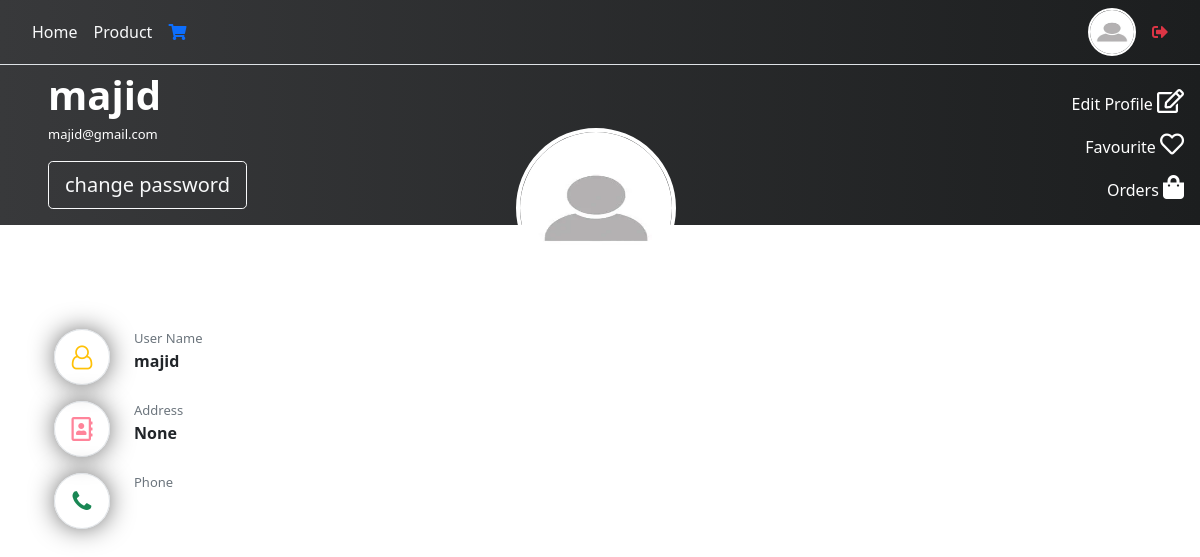
Page /accounts/profile/ (signed in) on the committed database.
### accounts/models.py (models this page shows, shortened)
class Profile(models.Model):
    user = models.OneToOneField(User,on_delete = models.CASCADE)
    phone = PhoneField(null = True,blank = True)
    address = models.CharField(max_length = 50,null = True,blank = True)
    profile_image = models.ImageField(upload_to = 'profile',default='DefaultUser.webp')

### accounts/views.py (the view)
# urls.py: path('profile/',views.user_profile,name = 'profile'),
@login_required(login_url ='accounts:login')
def user_profile(request):
    profile = Profile.objects.get(user_id = request.user.id)
    return render(request,'accounts/profile.html',{'profile':profile})

### accounts/templates/accounts/profile.html (shortened to what this page needs)
{% extends 'main.html' %}
{% load static %}
{% block body %}
<head>
    <link rel="stylesheet" href="https://cdnjs.cloudflare.com/ajax/libs/font-awesome/5.8.1/css/all.min.css"
 />
    <link rel='stylesheet'
   href='https://cdnjs.cloudflare.com/ajax/libs/font-awesome/4.7.0/css/font-awesome.min.css'>
  </head>
  <body>
<div class="d-none d-md-block mb-5" style="background: #1c1e1f;
background: -webkit-linear-gradient(to right, #38393b, #1c1e1f);
background: linear-gradient(to right, #38393b, #1c1e1f);height: 10rem;">
<div class="d-flex justify-content-between">
    <div class="ps-2 ps-sm-5">
 <div class="text-white" style="width: fit-content;display: inline-block;">
    <p class="fw-bold fs-1 m-0">{{profile.user.username}}</p>
    <p style="font-size: small;">{{profile.user.email}}</p>
 </div>
 <div class="d-none d-md-block">
    <a href="{% url 'accounts:change' %}" class="btn btn-outline-light btn-lg">change password </a>
</div>
</div>
 <div class="d-flex flex-column align-items-end me-3 mt-3">
        <a href="{% url 'accounts:update' %}" style="text-decoration: none;" class="text-white py-2"><span>Edit Profile</span> <i class='far fa-edit fs-4'></i></a>
        <a href="{% url 'accounts:favourite' %}" style="text-decoration: none;" class="text-white py-2"><span>Favourite</span> <i class='far fa-heart fs-4'></i></a>
        <a href="{% url 'accounts:history' %}" style="text-decoration: none;" class="text-white py-2"><span>Orders</span> <i class='fas fa-shopping-bag fs-4'></i></a>
    </div>
</div>
    <div style="position: absolute;top: 8rem;left: 43%;right: 43%;">
        <img src="{{profile.profile_image.url}}" style="width: 10rem;height: 10rem;" class="rounded-circle border border-white border-4">
     </div>
</div>
<div class="container d-flex flex-column justify-content-center">
    <div class="d-flex flex-column mt-5">
        <div class="d-flex my-2">
        <div class="rounded-circle border d-flex justify-content-center align-items-center me-4" style="width: 3.5rem;height: 3.5rem;
            box-shadow: 0px 0px 30px -6px rgba(0,0,0,1);">
                <i class='fa fa-user-o text-warning p-2' style="font-size: 1.5rem;"></i>
            </div>
        <div>
            <div>
                <p class="m-0 text-muted" style="font-size: small;">User Name</p>
                <p class="m-0 fw-bolder fs-6">{{profile.user.username}}</p>
            </div>
        </div>
        </div>
        <div class="my-2" style="display: grid;grid-template-columns: 5rem 70vw;">
            <div class="rounded-circle border d-flex justify-content-center align-items-center align-self-center" style="width: 3.5rem;height: 3.5rem;
            box-shadow: 0px 0px 30px -6px rgba(0,0,0,1);">
                <i class='far fa-address-book p-2' style="font-size: 1.5rem;color: rgb(255, 132, 154);"></i>
            </div>
            <div>
                <p class="m-0 text-muted" style="font-size: small;">Address</p>
                <p class="m-0 fw-bolder fs-6">{{profile.address}}</p>
            </div>
        </div>
        <div class="d-flex my-2">
            <div class="rounded-circle border d-flex justify-content-center align-items-center me-4" style="width: 3.5rem;height: 3.5rem;
            box-shadow: 0px 0px 30px -6px rgba(0,0,0,1);">
              <i class="fa fa-phone p-2 text-success" style="font-size: 1.5rem;"></i>
            </div>
            <div>
                <p class="m-0 text-muted" style="font-size: small;">Phone</p>
            </div>
        </div>
    </div>
</div>
</body>
{% endblock %}

### templates/main.html (shortened to what this page needs)
<!DOCTYPE html>
<html lang="en">
<head>
  {% load bootstrap5 %} {% bootstrap_css %} {% bootstrap_javascript %}
  <link href="https://cdn.jsdelivr.net/npm/bootstrap@5.0.2/dist/css/bootstrap.min.css" rel="stylesheet"
>
  <link rel="stylesheet" href="https://cdnjs.cloudflare.com/ajax/libs/font-awesome/6.4.0/css/all.min.css"
 />
</head>
<body>
  <nav class="navbar-expand navbar-light border-bottom" style="background: #1c1e1f;
  background: -webkit-linear-gradient(to right, #38393b, #1c1e1f);
  background: linear-gradient(to right, #38393b, #1c1e1f);">
    <div class="container-fluid">
      <div class="collapse navbar-collapse" id="navbarNavAltMarkup">
        <div class="navbar-nav d-flex justify-content-between w-100 align-items-center">
          <div class="d-flex align-items-center">
          <a class="nav-link active text-light" aria-current="page" href="{% url 'home:home' %}">Home</a>
          <a class="nav-link active text-light" aria-current="page" href="{% url 'home:product' %}">Product</a>
          {% if user.is_authenticated %}
          <a class="nav-link text-primary" href="{% url 'cart:cart_detail' %}"><i class='fas fa-shopping-cart'></i></a>
          {% endif %}
        </div>
          {% if user.is_authenticated %}
          <div class="d-flex align-items-center">
            <a class="nav-link text-light" href="{% url 'accounts:profile' %}">
              <img src="{{request.user.profile.profile_image.url}}" alt=""
                style="width: 3rem; height: 3rem; border: 2px solid white" class="rounded-circle img-fluid" />
            </a>
            <a class="nav-link text-light" href="{% url 'accounts:logout' %}"><i class='fas fa-sign-out-alt text-danger'></i></a>
          </div>
          {% else %}
          <div class="d-flex align-items-center">
            <a class="nav-link text-light" href="{% url 'accounts:login' %}">Login</a>
            <a class="nav-link text-light" href="{% url 'accounts:user_register' %}"><i class='fas fa-sign-in-alt text-success'></i></a>
          </div>
          {% endif %}
        </div>
      </div>
    </div>
  </nav>
  <body>
    {% block body %} {% endblock %}
  </body>
</body>
</html>

### rows in the picture
Profile: user.username "majid", user.email "majid@gmail.com", profile_image (placeholder picture), address "None"
